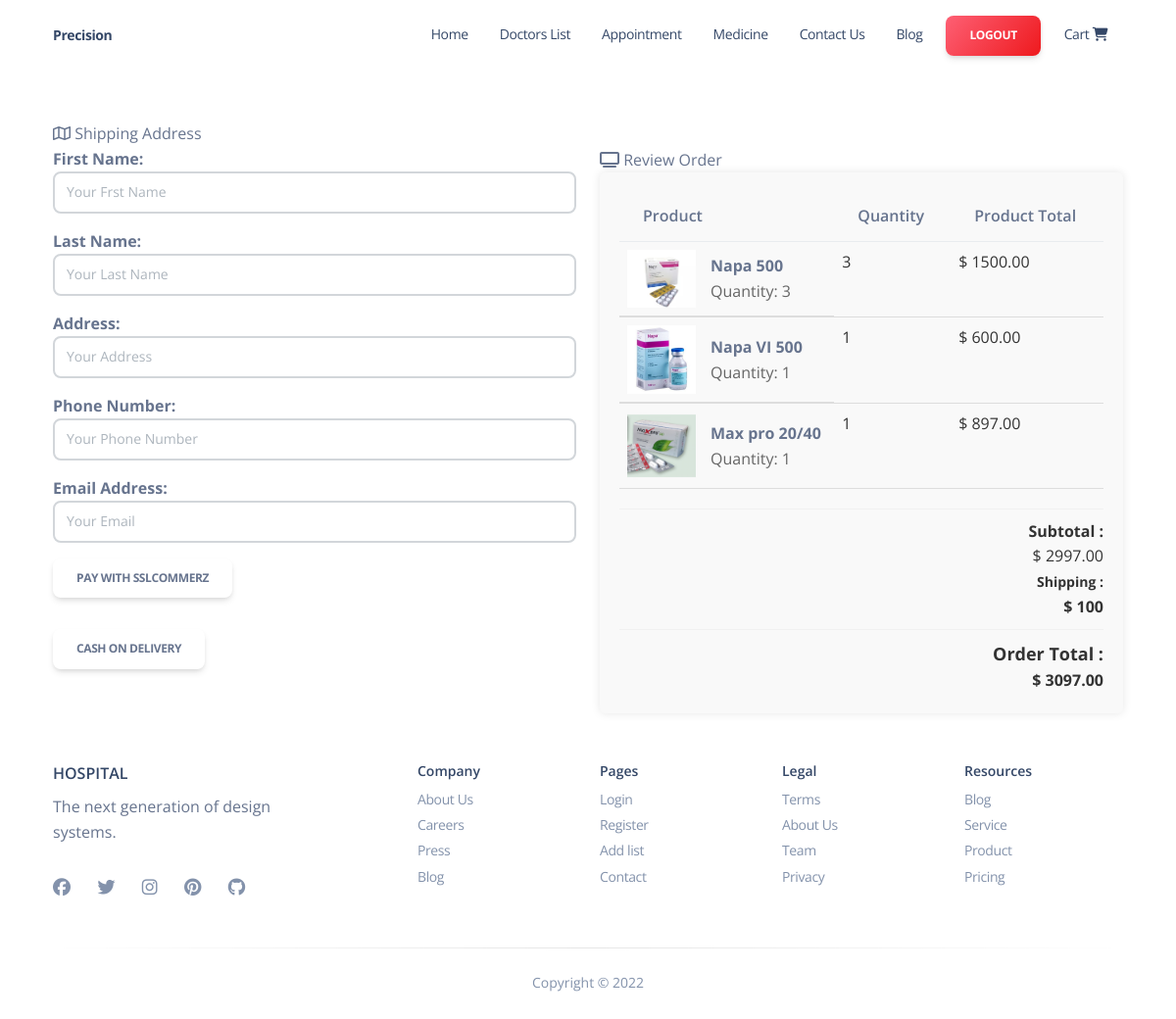
Page /Sellmedicine/creatOrder/ (signed in) on the committed database.
### Sellmedicine/models.py (models this page shows, shortened)
class Cart(models.Model):
    user = models.ForeignKey(User, on_delete=models.CASCADE)
    product = models.ForeignKey(Product, on_delete=models.CASCADE)
    quantity = models.PositiveIntegerField(default=1)
    subtotal = models.DecimalField(max_digits=9, decimal_places=2, default=0)
    total_amount = models.DecimalField(max_digits=9, decimal_places=2, default=0)

class Product(models.Model):
    name = models.CharField(max_length=50)
    picture = models.ImageField(upload_to='prof_pic/', null=True, blank=True)
    category = models.ForeignKey(Catagory, on_delete=models.CASCADE)  # Corrected field name
    details = models.TextField()
    price = models.DecimalField(max_digits=9, decimal_places=2)
    quantity = models.PositiveIntegerField(null=True, blank=True)

### Sellmedicine/views.py (the view, shortened to what this page needs)
# urls.py: path('creatOrder/',creatOrder, name='creatOrder'),
@login_required
def creatOrder(request):
    user = request.user
    cart_items = Cart.objects.filter(user=user)
    total_price = Decimal('0.00')
    subtotalall = Decimal('0.00')  # Initialize the cumulative subtotal
    delivery_fee = 100
    for item in cart_items:
        subtotal = item.product.price * item.quantity
        subtotalall += subtotal
        total_price += subtotal
        item.subtotal = subtotal
    total_price += delivery_fee
    return render(request, 'checkout.html', locals())

### Templates/checkout.html (shortened to what this page needs)
{% extends 'index.html' %}
{% load static %}
{%block content%}
<body>
    <section>
        <div class="container">
            <div class="row">
                <div class="col-md-6">
                    <div class="shop-tab">
                        <br><br>
                        <div class="tab-content">
                            <div class="tab-pane active" role="tabpanel" id="step1">
                                <div class="panel panel-info panel-border">
                                    <div class="panel-heading panel-bg"><i class="fa fa-map-o"></i> Shipping Address</div>
                                        <div class="panel-body">
                                        <form method="POST" action="{% url 'cheak_out' %}">
                                            <div class="form-group">
                                                <div class="col-md-12"><strong>First Name:</strong></div>
                                                <div class="col-md-12">
                                                    <input type="text" name="first_name" class="form-control" placeholder="Your Frst Name" value="" required >
                                                </div>
                                            </div>
                                            <div class="form-group">
                                                <div class="col-md-12"><strong>Last Name:</strong></div>
                                                <div class="col-md-12">
                                                    <input type="text" name="last_name" class="form-control" placeholder="Your Last Name"  value="" >
                                                </div>
                                            </div>
                                            <div class="form-group">
                                                <div class="col-md-12"><strong>Address:</strong></div>
                                                <div class="col-md-12">
                                                    <input type="text" name="address" class="form-control" placeholder="Your Address"  value="" />
                                                </div>
                                            </div>
                                            <div class="form-group">
                                                <div class="col-md-12"><strong>Phone Number:</strong></div>
                                                <div class="col-md-12"><input type="text" name="phone_number" placeholder="Your Phone Number"  class="form-control" value="" /></div>
                                            </div>
                                            <div class="form-group">
                                                <div class="col-md-12"><strong>Email Address:</strong></div>
                                                <div class="col-md-12"><input type="text" name="email_address"  placeholder="Your Email"  class="form-control" value="" /></div>
                                            </div>
                                            <div class="form-group">
                                                <div class="col-md-12">
                                                    <button type="submit" class="btn btn-theme btn-block" name="payment_option" value="sslcommerz_payment">Pay with SSLCOMMERZ</button>
                                                </div>
                                            </div>
                                            <div class="form-group">
                                                <div class="col-md-12">
                                                    <button type="submit" class="btn btn-theme btn-block" name="payment_option" value="cash_on_delivery">Cash On Delivery</button>
                                                </div>
                                            </div>
                                        </form>
                                    </div>
                                </div>
                            </div>
                        </div>
                    </div>
                </div>
                <div class="col-md-6 form-horizontal">
                    <div class="panel panel-info panel-border margin-top-none">
                        <div class="panel-heading panel-bg">
                            <i class="fa fa-television"></i> Review Order <div class="pull-right"></div>
                        </div>
                        <div class="panel-body">
                            <div class="order-review">
                                <table class="table">
                                    <thead>
                                        <tr>
                                            <th>Product</th>
                                            <th>Quantity</th>
                                            <th>Product total</th>
                                        </tr>
                                    </thead>
                                    <tbody>
                                        {% for item in cart_items %}
                                        <tr class="order-item">
                                            <td class="product-info">
                                                <div class="product-image">
                                                    <img class="img-responsive" src="{{ item.product.picture.url }}" alt="{{ item.product.name }}" />
                                                </div>
                                                <div class="product-details">
                                                    <p class="product-name">{{ item.product.name }}</p>
                                                    <p class="product-quantity">Quantity: {{ item.quantity }}</p>
                                                </div>
                                            </td>
                                            <td class="quantity">{{ item.quantity }}</td>
                                            <td class="subtotal">$ {{ item.subtotal }}</td>
                                        </tr>
                                        {% endfor %}
                                    </tbody>
                                </table>
                                <div class="order-totals">
                                    <hr class="separator">
                                    <div class="subtotal">
                                        <strong>Subtotal :</strong>
                                        <div class="pull-right"><span>$ </span><span>{{subtotalall}}</span></div>
                                    </div>
                                    <div class="shipping">
                                        <small>Shipping :</small>
                                        <div class="pull-right"><span>$ 100</span></div>
                                    </div>
                                    <hr class="separator">
                                    <div class="order-total">
                                        <strong>Order Total :</strong>
                                        <div class="pull-right"><span>$ </span><span>{{total_price}}</span></div>
                                    </div>
                                </div>
                            </div>
                        </div>
                    </div>
                </div>
           </div>
        </div>
    </section>
</body>
{%endblock%}

### Templates/checkout.html (style rules this page uses)
.order-review { background-color: #f9f9f9; border-radius: 5px; padding: 20px; box-shadow: 0px 0px 10px rgba(0, 0, 0, 0.1); }
.order-item { border-bottom: 1px solid #ddd; padding: 15px 0; }
.product-info { display: flex; align-items: center; }
.product-image img { max-width: 70px; max-height: 70px; margin-right: 15px; }
.product-details { flex: 1; }
.product-name { font-weight: bold; margin: 0; }
.product-quantity { color: #666; margin: 0; }
.quantity, .subtotal { font-weight: normal; color: #333; }
.order-totals { margin-top: 20px; text-align: right; font-weight: bold; color: #333; }
.separator { margin: 10px 0; border: none; border-top: 1px solid #ddd; }
.order-total strong { font-size: 18px; color: #333; }
.margin-top-none { margin-top: 78px; }

### rows in the picture
Cart: product.picture (picture), product.name "Napa 500", quantity "3", subtotal "1500.00"
Cart: product.picture (picture), product.name "Napa VI 500", quantity "1", subtotal "600.00"
Cart: product.picture (picture), product.name "Max pro 20/40", quantity "1", subtotal "897.00"

### other values in the picture
{{ subtotalall }} "2997.00"
{{ total_price }} "3097.00"
